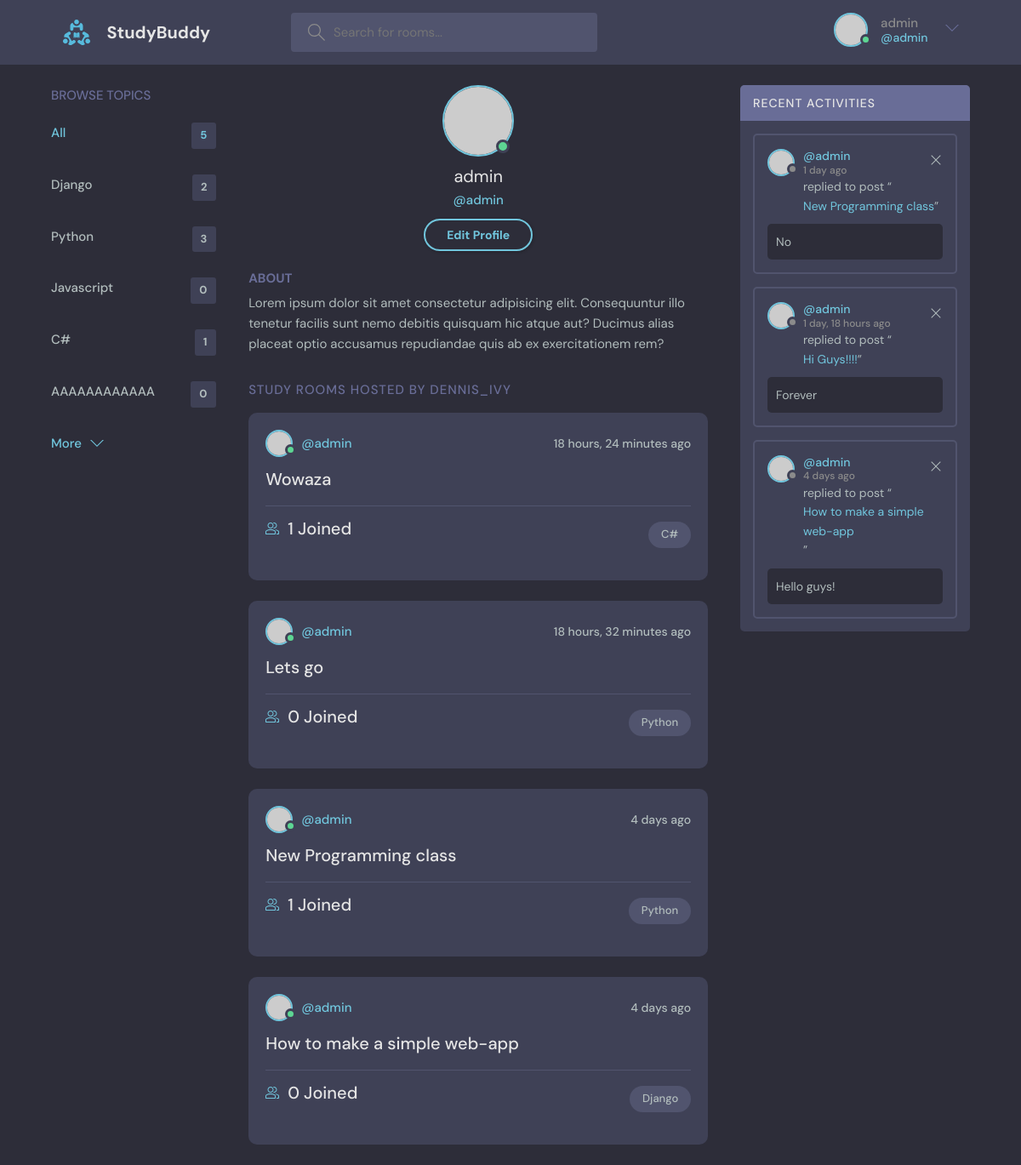
/profile/1/ (signed in), run on the app's committed database.
### messagingapp/models.py (models this page shows, shortened)
class Topic(models.Model):
    name = models.CharField(max_length=200)

class Room(models.Model):
    host = models.ForeignKey(User, on_delete=models.SET_NULL, null=True)
    topic = models.ForeignKey(Topic, on_delete=models.SET_NULL, null=True)
    name = models.CharField(max_length=200)
    description = models.TextField(null=True, blank=True)
    participants = models.ManyToManyField(User, related_name='participants', blank=True)
    updated = models.DateTimeField(auto_now=True)
    created = models.DateTimeField(auto_now_add=True)
    class Meta:
        ordering = ['-updated', '-created']
    def __str__(self):
        return self.name

class Message(models.Model):
    user = models.ForeignKey(User, on_delete=models.CASCADE)
    room = models.ForeignKey(Room, on_delete=models.CASCADE)
    body = models.TextField()
    updated = models.DateTimeField(auto_now=True)
    created = models.DateTimeField(auto_now_add=True)
    class Meta:
        ordering = ['-updated', '-created']

### messagingapp/views.py (the view)
# urls.py: path('profile/<str:pk>/', views.user_profile, name='user-profile'),
def user_profile(request: HttpRequest, pk: str) -> HttpResponse:
    user = User.objects.get(id=pk)
    rooms = user.room_set.all()
    room_messages = user.message_set.all()
    topics = Topic.objects.all()
    context = {'user': user, 'rooms':rooms, 'room_messages': room_messages, 'topics': topics}
    return render(request, 'messagingapp/profile.html', context)

### messagingapp/templates/messagingapp/profile.html
{% extends 'base.html' %}
{% block content %}
  <main class="profile-page layout layout--3">
    <div class="container">
      {% include 'messagingapp/topics_component.html' %}
      <div class="roomList">
        <div class="profile">
          <div class="profile__avatar">
            <div class="avatar avatar--large active">
              <img src="https://randomuser.me/api/portraits/men/11.jpg" />
            </div>
          </div>
          <div class="profile__info">
            <h3>{{ user.username }}</h3>
            <p>@{{ user.username }}</p>
              {% if request.user == user %}
                <a href="{% url 'update-user' %}" class="btn btn--main btn--pill">Edit Profile</a>
              {% endif %}
          </div>
          <div class="profile__about">
            <h3>About</h3>
            <p>
              Lorem ipsum dolor sit amet consectetur adipisicing elit. Consequuntur illo tenetur
              facilis sunt nemo debitis quisquam hic atque aut? Ducimus alias placeat optio
              accusamus repudiandae quis ab ex exercitationem rem?
            </p>
          </div>
        </div>
        <div class="roomList__header">
          <div>
            <h2>Study Rooms Hosted by dennis_ivy</a>
            </h2>
          </div>
        </div>
        {% include 'messagingapp/feed_component.html' %}
      </div>
      {% include 'messagingapp/activity_component.html' %}
    </div>
  </main>
{% endblock content %}

### templates/navbar.html (shortened to what this page needs)
{% load static %}
<header class="header header--loggedIn">
  <div class="container">
    <a href="{% url 'home' %}" class="header__logo">
      <img src="{% static 'images/logo.svg' %}" />
      <h1>StudyBuddy</h1>
    </a>
    <form class="header__search" method="GET" action="{% url 'home' %}">
      <label>
        <input name="q" placeholder="Search for rooms..." />
      </label>
    </form>
    <nav class="header__menu">
        {% if request.user.is_authenticated %}
            <div class="header__user">
            <a href="{% url 'update-user' %}">
              <div class="avatar avatar--medium active">
                <img src="https://randomuser.me/api/portraits/men/37.jpg" />
              </div>
              <p>{{ request.user.username}} <span>@{{ request.user.username }}</span></p>
            </a>
            <button class="dropdown-button">
              <svg version="1.1" xmlns="http://www.w3.org/2000/svg" width="32" height="32" viewBox="0 0 32 32">
                <title>chevron-down</title>
                <path d="M16 21l-13-13h-3l16 16 16-16h-3l-13 13z"></path>
              </svg>
            </button>
            </div>
        {% else %}
          <a href="{% url 'login' %}">
            <img src="{% static 'images/avatar.svg'%}" />
            <p>Login</p>
          </a>
        {% endif %}
    </nav>
  </div>
</header>

### messagingapp/templates/messagingapp/topics_component.html
<div class="topics">
  <div class="topics__header">
    <h2>Browse Topics</h2>
  </div>
  <ul class="topics__list">
    <li>
      <a href="{% url 'home' %}" class="active">All <span>{{ topics.count }}</span></a>
    </li>
      {% for topic in topics %}
        <li>
          <a href="{% url 'home' %}?q={{ topic.name }}">{{ topic.name }} <span>{{ topic.room_set.all.count }}</span></a>
        </li>
      {% endfor %}
  </ul>
  <a class="btn btn--link" href="topics.html">
    More
    <svg version="1.1" xmlns="http://www.w3.org/2000/svg" width="32" height="32" viewBox="0 0 32 32">
      <title>chevron-down</title>
      <path d="M16 21l-13-13h-3l16 16 16-16h-3l-13 13z"></path>
    </svg>
  </a>
</div>

### messagingapp/templates/messagingapp/feed_component.html (shortened to what this page needs)
{% for room in rooms %}
    <div class="roomListRoom">
        <div class="roomListRoom__header">
          <a href="{% url 'user-profile' room.host.id %}" class="roomListRoom__author">
            <div class="avatar avatar--small active">
              <img src="https://randomuser.me/api/portraits/men/11.jpg" />
            </div>
            <span>@{{ room.host.username }}</span>
          </a>
          <div class="roomListRoom__actions">
            <span>{{ room.created|timesince }} ago</span>
          </div>
        </div>
        <div class="roomListRoom__content">
          <a href="{% url 'room' room.id %}">{{ room.name }}</a>
            <div class="roomListRoom__meta">
              <a href="{% url 'room' room.id %}" class="roomListRoom__joined">
                  {{ room.participants.all.count }} Joined
              </a>
              <p class="roomListRoom__topic">{{ room.topic.name }}</p>
            </div>
        </div>
    </div>
{% endfor %}

### messagingapp/templates/messagingapp/activity_component.html
<div class="activities">
  <div class="activities__header">
    <h2>Recent Activities</h2>
  </div>
    {% for message in room_messages %}
        <div class="activities__box">
            <div class="activities__boxHeader roomListRoom__header">
              <a href="{% url 'user-profile' message.user.id %}" class="roomListRoom__author">
                <div class="avatar avatar--small">
                  <img src="https://randomuser.me/api/portraits/women/11.jpg" />
                </div>
                <p>
                  @{{ message.user }}
                  <span>{{ message.created|timesince }} ago</span>
                </p>
              </a>
            {% if request.user == message.user %}
                  <div class="roomListRoom__actions">
                    <a href="{% url 'delete-message' message.id %}">
                      <svg version="1.1" xmlns="http://www.w3.org/2000/svg" width="32" height="32" viewBox="0 0 32 32">
                        <title>remove</title>
                        <path
                          d="M27.314 6.019l-1.333-1.333-9.98 9.981-9.981-9.981-1.333 1.333 9.981 9.981-9.981 9.98 1.333 1.333 9.981-9.98 9.98 9.98 1.333-1.333-9.98-9.98 9.98-9.981z"
                        ></path>
                      </svg>
                    </a>
                  </div>
            {% endif %}
            </div>
            <div class="activities__boxContent">
              <p>replied to post “<a href="{% url 'room' message.room.id %}">{{ message.room}}</a>”</p>
              <div class="activities__boxRoomContent">
                  {{ message.body }}
              </div>
            </div>
        </div>
    {% endfor %}
  </div>

### data on the page
Topic: name "Django", room_set.all.count "2"
Topic: name "Python", room_set.all.count "3"
Topic: name "Javascript", room_set.all.count "0"
Topic: name "C#", room_set.all.count "1"
Topic: name "AAAAAAAAAAAA", room_set.all.count "0"
Room: host.username "admin", created "18 hours, 24 minutes", name "Wowaza", participants.all.count "1", topic.name "C#"
Room: host.username "admin", created "18 hours, 32 minutes", name "Lets go", participants.all.count "0", topic.name "Python"
Room: host.username "admin", created "4 days", name "New Programming class", participants.all.count "1", topic.name "Python"
Room: host.username "admin", created "4 days", name "How to make a simple web-app", participants.all.count "0", topic.name "Django"
Message: user "admin", created "1 day", room "New Programming class", body "No"
Message: user "admin", created "1 day, 18 hours", room "Hi Guys!!!!", body "Forever"
Message: user "admin", created "4 days", room "How to make a simple web-app", body "Hello guys!"

### other printed values
{{ request.user.username }} "admin"
{{ topics.count }} "5"
{{ user.username }} "admin"
